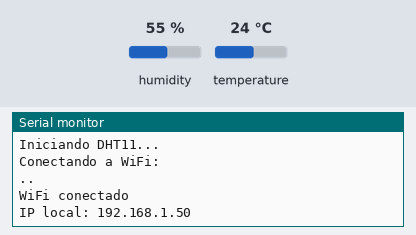
The sketch below on a simulated ESP32. On the bench: the last lines printed to the serial monitor. The test bench sets the inputs (shaded band); at power-on: humidity 55 %, temperature 24 °C. WiFi joins after 1.5 s; servers stay silent unless stated; uploads are accepted with an empty reply; not simulated (calls return 0 or success): credentials.h.

Above: at 5.2 s.
5.3 s: humidity set to 22 %
At 9.8 s:
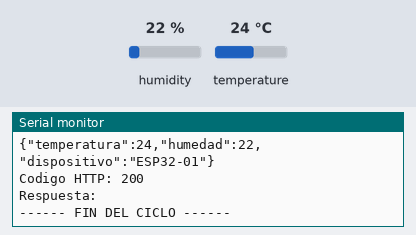
13.0 s: temperature set to 12 °C
At 14.42 s:
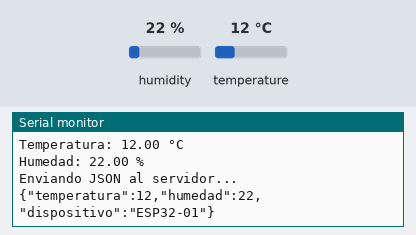
20.7 s: humidity set to 40 %
At 24.88 s:
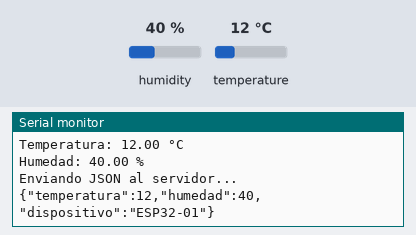

Measured:
- after the input at 5.3 s, the serial monitor: prints a new line after 3.7 s (image 1)
- after the input at 13.0 s, the serial monitor: prints a new line after 1.3 s (image 2)
- after the input at 20.7 s, the serial monitor: prints a new line after 4.0 s (image 3)

The sketch:

esp32_dht11.ino
```cpp
#include <WiFi.h>
#include <HTTPClient.h>
#include <DHT.h>
#include <ArduinoJson.h>
#include "credentials.h"

#define DHTPIN 4
#define DHTTYPE DHT11

const char* serverUrl = "http://<IP_SERVIDOR>:8000/datos";

DHT dht(DHTPIN, DHTTYPE);

void setup() {
  Serial.begin(115200);
  delay(2000);
  Serial.println("Iniciando DHT11...");
  dht.begin();
  Serial.print("Conectando a WiFi: ");
  Serial.println(ssid);
  WiFi.begin(ssid, password);
  while (WiFi.status() != WL_CONNECTED) {
    delay(1000);
    Serial.print(".");
  }
  Serial.println("\nWiFi conectado");
  Serial.print("IP local: ");
  Serial.println(WiFi.localIP());
}

void loop() {
  delay(5000);
  float temperatura = dht.readTemperature();
  float humedad = dht.readHumidity();
  if (isnan(temperatura) || isnan(humedad)) {
    Serial.println("Error leyendo el DHT11");
    return;
  }
  Serial.println("----- DATOS DEL SENSOR -----");
  Serial.print("Temperatura: "); Serial.print(temperatura); Serial.println(" °C");
  Serial.print("Humedad: "); Serial.print(humedad); Serial.println(" %");
  if (WiFi.status() == WL_CONNECTED) {
    HTTPClient http;
    http.begin(serverUrl);
    http.addHeader("Content-Type", "application/json");
    StaticJsonDocument<200> doc;
    doc["temperatura"] = temperatura;
    doc["humedad"] = humedad;
    doc["dispositivo"] = "ESP32-01";
    String jsonString;
    serializeJson(doc, jsonString);
    Serial.println("Enviando JSON al servidor...");
    Serial.println(jsonString);
    int httpCode = http.POST(jsonString);
    if (httpCode > 0) {
      Serial.print("Codigo HTTP: "); Serial.println(httpCode);
      Serial.println("Respuesta: "); Serial.println(http.getString());
    } else {
      Serial.print("Error en POST: "); Serial.println(httpCode);
    }
    http.end();
  }
  Serial.println("------ FIN DEL CICLO ------\n");
}
```
